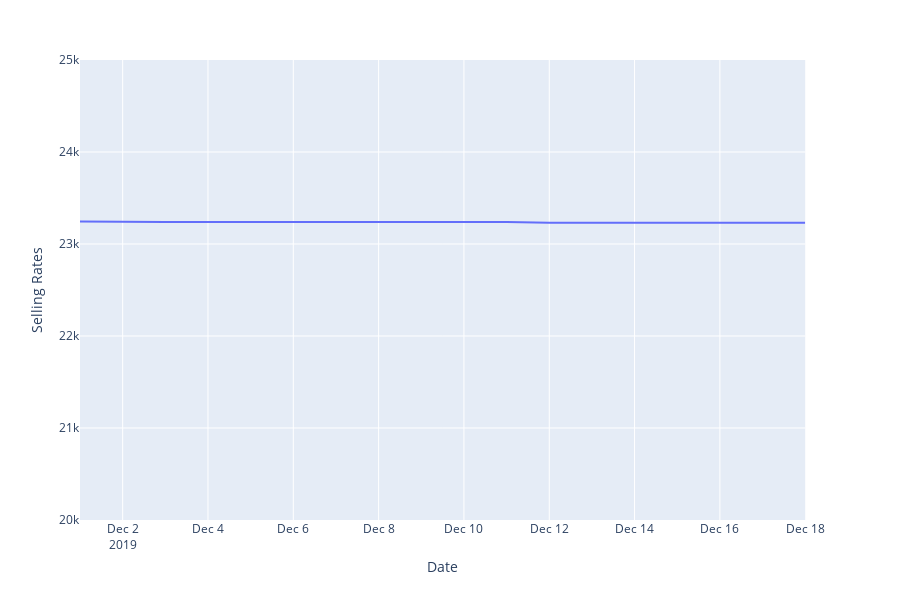

This figure's notebook cell:
### Code cell
import plotly.express as px
fig = px.line(result[result['Currency Code']=='USD'], x="Date", y='Selling Rates',range_y=[20000,25000])
fig.show()

### Figure 1 — Plotly figure (JSON) as saved in the notebook; plotly's stock layout.template omitted (floating-point values rounded to 4 significant figures)
{"data": [{"hoverlabel": {"namelength": 0}, "hovertemplate": "Date=%{x}<br>Selling Rates=%{y}", "legendgroup": "", "line": {"color": "#636efa", "dash": "solid"}, "mode": "lines", "name": "", "showlegend": false, "type": "scatter", "x": ["2019-12-01", "2019-12-02", "2019-12-03", "2019-12-04", "2019-12-05", "2019-12-06", "2019-12-07", "2019-12-08", "2019-12-09", "2019-12-10", "2019-12-11", "2019-12-12", "2019-12-13", "2019-12-14", "2019-12-15", "2019-12-16", "2019-12-17", "2019-12-18"], "xaxis": "x", "y": [23245, 23240, 23240, 23240, 23240, 23240, 23240, 23240, 23240, 23240, 23240, 23230, 23230, 23230, 23230, 23235, 23230, 23230], "yaxis": "y"}], "layout": {"height": 600, "legend": {"tracegroupgap": 0}, "margin": {"t": 60}, "xaxis": {"anchor": "y", "domain": [0, 0.98], "title": {"text": "Date"}}, "yaxis": {"anchor": "x", "domain": [0, 1], "range": [20000, 25000], "title": {"text": "Selling Rates"}}}}
